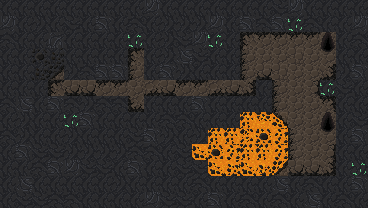

A 2D game scene composited from a Tiled map and its tileset images. What follows is a short description and the map's XML, with every tile layer's data as written:
An orthogonal 23x13 tile map with 16x16 px tiles, 2 tile layers (Tile Layer 1, Tile Layer 2) and 6 objects (2x doubler, 2x level_exit, player_spawn, crate).

<map version="1.10" tiledversion="1.10.2" orientation="orthogonal" renderorder="right-down" width="23" height="13" tilewidth="16" tileheight="16" infinite="0" nextlayerid="5" nextobjectid="9">
 <tileset firstgid="1" source="cave_crawler_v2.tsx" />
 <layer id="1" name="Tile Layer 1" width="23" height="13">
  <data encoding="csv">
95,95,95,95,95,95,95,95,95,2684354656,95,95,95,95,95,95,95,1610612831,2684354656,95,95,95,95,
2684354656,95,3221225567,95,1610612831,95,96,95,2684354655,95,3221225567,3221225567,3221225567,2684354656,95,96,2684354655,96,95,2684354655,95,95,2684354656,
2684354655,95,95,1610612832,95,95,95,95,95,95,3221225567,1610612831,2684354656,95,95,82,79,79,79,79,61,95,2684354655,
95,95,95,95,95,95,95,95,82,95,3221225567,3221225568,1610612831,95,95,77,61,61,62,61,61,95,95,
95,95,95,2684354655,3221225567,2684354655,96,96,77,95,96,3221225567,95,95,95,77,78,62,61,61,3221225554,3221225567,96,
95,95,95,82,78,78,79,79,61,3221225551,78,79,79,3221225551,78,3221225554,95,77,61,76,95,1610612831,95,
2684354655,3221225568,95,96,2684354655,3221225567,2684354655,2684354655,1610612818,95,95,95,96,95,95,95,95,77,61,61,2684354642,95,95,
95,3221225567,95,95,95,96,95,95,95,95,2684354655,2684354655,95,95,95,46,46,46,61,61,61,95,1610612831,
2684354655,3221225567,95,95,3221225567,95,95,95,1610612831,96,3221225567,95,3221225567,46,46,46,46,46,61,61,61,95,96,
95,96,1610612831,1610612831,3221225567,3221225567,3221225567,3221225567,2684354655,2684354655,95,1610612831,46,46,46,46,46,46,61,61,76,95,95,
95,95,2684354655,96,2684354656,1610612831,1610612831,95,96,95,95,1610612831,1610612831,46,46,46,46,46,78,78,3221225554,95,3221225567,
95,3221225568,95,95,95,95,95,3221225567,95,95,95,95,2684354655,95,95,95,95,3221225568,95,2684354655,95,95,96,
95,1610612831,1610612831,2684354655,2684354655,95,95,95,95,2684354656,1610612831,1610612831,95,96,95,2684354655,95,2684354655,95,3221225568,95,2684354655,95
</data>
 </layer>
 <layer id="2" name="Tile Layer 2" width="23" height="13">
  <data encoding="csv">
0,0,0,0,0,0,0,0,0,0,0,0,0,0,0,0,0,0,0,0,0,0,0,
0,0,0,0,0,0,0,0,0,0,0,0,0,0,0,0,0,0,50,0,0,0,0,
0,0,0,0,0,0,0,0,50,0,0,0,0,50,0,0,0,0,0,0,66,0,0,
0,0,17,33,0,0,0,0,0,0,0,0,0,0,0,0,0,0,0,0,81,0,0,
0,0,33,107,0,0,0,0,0,0,0,0,0,0,0,0,0,0,0,0,0,0,0,
0,0,0,0,0,0,0,0,0,0,0,0,0,0,0,0,0,0,0,0,50,0,0,
0,0,0,0,0,0,0,0,0,0,0,0,0,0,0,0,0,0,0,0,0,0,0,
0,0,0,0,50,0,0,0,0,0,0,0,0,0,0,1,2,92,0,0,66,0,0,
0,0,0,0,0,0,0,0,0,0,0,0,0,1,1,16,17,18,77,0,81,0,0,
0,0,0,0,0,0,0,0,0,0,0,0,31,17,18,1,1,18,77,0,0,0,0,
0,0,0,0,0,0,0,0,0,0,0,0,0,31,33,31,32,107,0,0,0,0,50,
0,0,0,0,0,0,0,0,0,0,0,0,0,0,0,0,0,0,0,0,0,0,0,
0,0,0,0,0,0,0,0,0,0,0,0,0,0,0,0,0,0,0,0,0,0,0
</data>
 </layer>
 <objectgroup id="4" name="Object Layer 1">
  <object id="1" name="player_spawn" x="56.8105" y="90.8236">
   <point />
  </object>
  <object id="3" name="crate" x="231" y="87">
   <point />
  </object>
  <object id="5" name="doubler" x="119.03" y="90.2424">
   <point />
  </object>
  <object id="6" name="doubler" x="329" y="174.667">
   <point />
  </object>
  <object id="7" name="level_exit" x="327.044" y="44.596">
   <point />
  </object>
  <object id="8" name="level_exit" x="327.818" y="125.636">
   <point />
  </object>
 </objectgroup>
</map>
